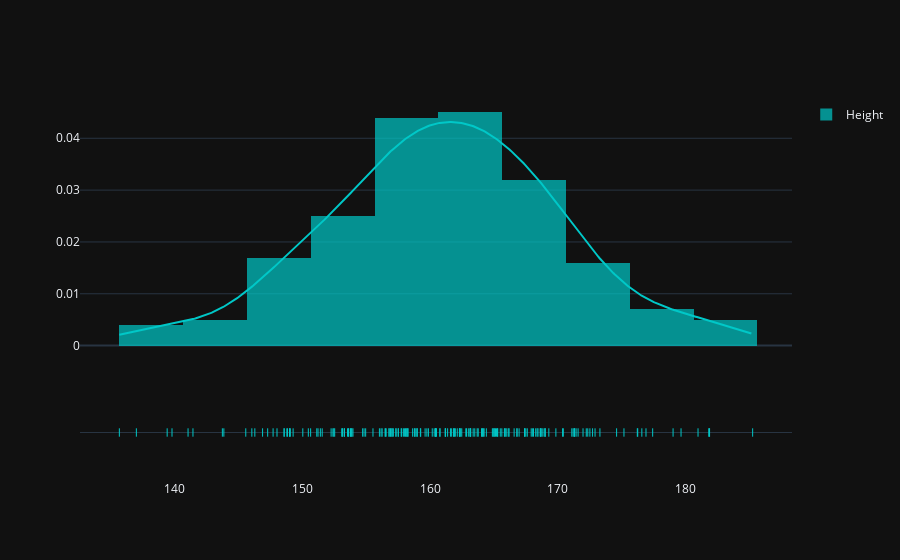

Source (notebook cell):
### Markdown cell above
## random variable Emperical Distributions

### Code cell
#  simulate clinicl trial :
#         pseudo-random height in cm of 200 women, normal distribution
#  SciPy stats normal continuous random variables (rvs)
from scipy import stats
height = stats.norm.rvs(loc= 160, # mean
                       scale= 10, # std
                       size= 200, # N 
                       random_state= 1, # for repeating
                       )

height_distplot = ff.create_distplot([height],['Height'], 
                                     bin_size=5,
                                    colors=['rgb(0, 200, 200)'] 
                                    )
height_distplot.show() # KDE and Rugplot

### Figure 1 — Plotly figure (JSON) as saved in the notebook; plotly's stock layout.template omitted (floating-point values rounded to 4 significant figures; data arrays with more than 128 entries replaced by an {"elided": "..."} marker saying what was removed)
{"data": [{"autobinx": false, "histnorm": "probability density", "legendgroup": "Height", "marker": {"color": "rgb(0, 200, 200)"}, "name": "Height", "opacity": 0.7, "type": "histogram", "x": {"elided": "200 float values"}, "xaxis": "x", "xbins": {"end": 185.3, "size": 5, "start": 135.7}, "yaxis": "y"}, {"legendgroup": "Height", "marker": {"color": "rgb(0, 200, 200)"}, "mode": "lines", "name": "Height", "showlegend": false, "type": "scatter", "x": {"elided": "500 float values"}, "xaxis": "x", "y": {"elided": "500 float values"}, "yaxis": "y"}, {"legendgroup": "Height", "marker": {"color": "rgb(0, 200, 200)", "symbol": "line-ns-open"}, "mode": "markers", "name": "Height", "showlegend": false, "type": "scatter", "x": {"elided": "200 float values"}, "xaxis": "x", "y": {"elided": "200 str values"}, "yaxis": "y2"}], "layout": {"barmode": "overlay", "hovermode": "closest", "legend": {"traceorder": "reversed"}, "xaxis": {"anchor": "y2", "domain": [0, 1], "zeroline": false}, "yaxis": {"anchor": "free", "domain": [0.35, 1], "position": 0}, "yaxis2": {"anchor": "x", "domain": [0, 0.25], "dtick": 1, "showticklabels": false}}}
